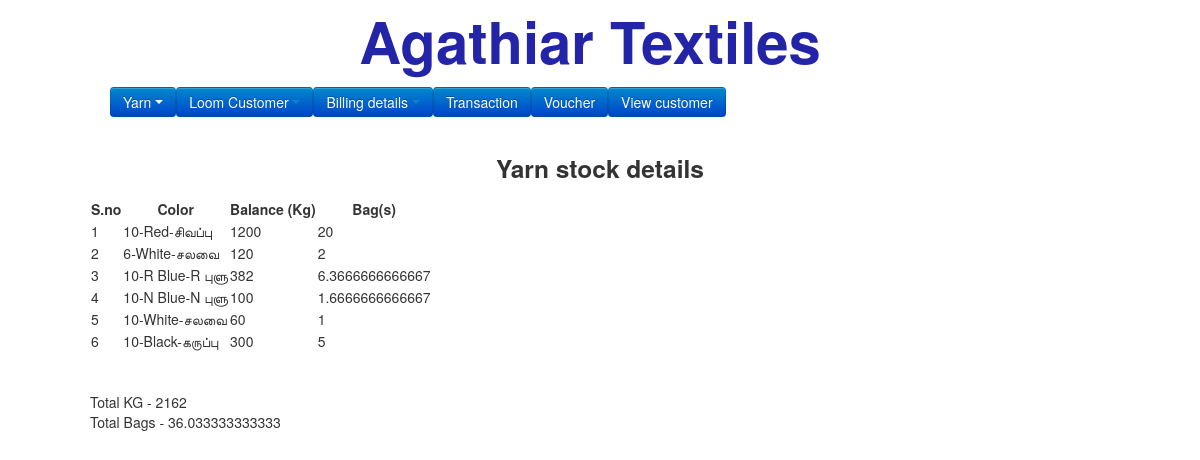
Screenshot of /threadstock.php with the database file from the repository.
### tables this page shows
CREATE TABLE `color` (
  `id` int(50) NOT NULL,
  `name` text NOT NULL,
  `date` varchar(50) NOT NULL
);

### threadstock.php (the view)
<?php
include('template/header.php');
?>
<center><h3>Yarn stock details</h3></center>
<?php
$threads = [];
$givenkg = [];
$select=mysql_query("SELECT sum(kg) as kg, color FROM `threads` group by color");
if (mysql_num_rows($select) > 0) {
    while($fetch = mysql_fetch_assoc($select)){
		$threads[$fetch['color']] = $fetch['kg'];
	}
}
$select1=mysql_query("SELECT sum(kg) as kg, color FROM `paavudetails` group by color");
if (mysql_num_rows($select1) > 0) {
    while($fetch = mysql_fetch_assoc($select1)){
		$givenkg[$fetch['color']] = $fetch['kg'];
	}
}
?>
<table id="example" border="0">
<thead>
<tr>
<th>S.no</th>
<th>Color</th>
<th>Balance (Kg)</th>
<th>Bag(s)</th>
</tr>
</thead>
<tbody>
<?php
$sn = 1;
$totalkg = 0;
foreach($threads as $k=>$v) {
	$gkg = (isset($givenkg[$k]))?$givenkg[$k]:0;
	$balnce = round($v,2) - round($gkg, 2);
	$name = getDataByName('color', $k, 'name');
	$polychk = strpos(strtolower($name), 'poly');
	if($balnce && $polychk === false){
		$totalkg = $totalkg + $balnce;
		echo "<tr><td>".$sn++."</td><td>".$name."</td><td>".$balnce."</td><td>".($balnce/60)."</td></tr>";
	}
}
?>
</tbody>
</table>
<br>
<br>
<div>
Total KG - <?php echo $totalkg; ?><br>
Total Bags - <?php echo ($totalkg/60); ?>
</div>
</body>
</html>

### rows the page displays
color: name "10-Red-சிவப்பு"
color: name "6-White-சலவை"
color: name "10-R Blue-R புளு"
color: name "10-N Blue-N புளு"
color: name "10-White-சலவை"
color: name "10-Black-கருப்பு"

### other values shown
$balnce "1200"
$balnce/60 "20"
$balnce "120"
$balnce/60 "2"
$balnce "382"
$balnce/60 "6.3666666666667"
$balnce "100"
$balnce/60 "1.6666666666667"
$balnce "60"
$balnce/60 "1"
$balnce "300"
$balnce/60 "5"
$totalkg "2162"
$totalkg/60 "36.033333333333"
